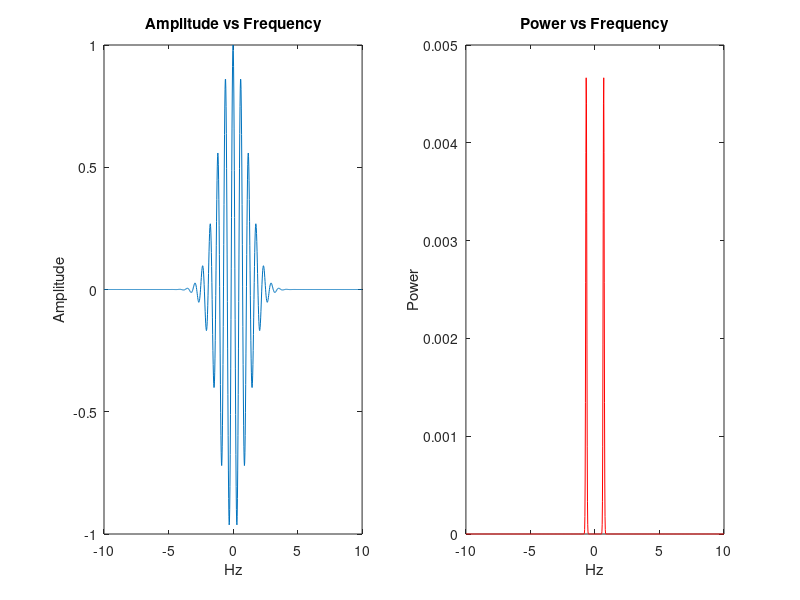

Write MATLAB code to recreate this figure.
clc; clear; close all;

%% Part 1

% Given dataset
x = linspace(-1,1,1e3).' * 5;
y = exp(-x.^2) .* polyval(randn([1,5]),x) + randn(size(x)) * 0.02;

% Build your system matrix here
A = [x.^0 x.^1 x.^2 x.^3 x.^4];

% Not sure if I need to do this!!!
% Rearrange to produce y/exp(-x.^2) = A * c
%yMod = y ./ exp(-x.^2);

% Solve the system, and then unpack the values of the coefficients for each
% power of x in the summation
c = A \ y;
c0 = c(1);
c1 = c(2);
c2 = c(3);
c3 = c(4);
c4 = c(5);

% Calculate your fitted y here using c
% yf = exp(-x.^2) .* y;

yFit = A * c;
yFit = yFit .* exp(-x.^2);

% Sum squared error
% S = sum((y - yFit) .^ 2);

% Mean squared error
% ... m = number of data points = 100
% ... n = number of fit functions / coefficients = 2
% ... therefore m - n
% m = 100;
% n = 2;
% meanSquaredError = sqrt(S / (m - n));

% Uncertainty
% uncertainty = meanSquaredError .* sqrt(inv(A * A.'));

% Estimate the errors in c
% dc = uncertainty * c;

%figure(1);
% plot(x, y, '.', x, yFit, '-');
%title('Linear regression');
%xlabel('x');
%ylabel('y');
% legend('Dataset', {'$exp(-x^2)\sum\limits_{i=0}^4c_{i}x^{i}$'}, 'Interpreter', 'Latex');

%% Part 2

% Given dataset
x = linspace(-1,1,1+1e3).' * 10;
y = exp(-(x/(1+rand(1))).^2) .* cos(2*pi*(1+rand(1))*x);

Y = fft(y);
Y = fftshift(Y);
Y = Y / length(x);

power = abs(Y) .^ 2;

figure(2);
subplot(1, 2, 1);
plot(x, y);
title('Amplitude vs Frequency');
xlabel('Hz');
ylabel('Amplitude');

subplot(1, 2, 2);
plot(x, power, '-r');
title('Power vs Frequency');
xlabel('Hz');
ylabel('Power');